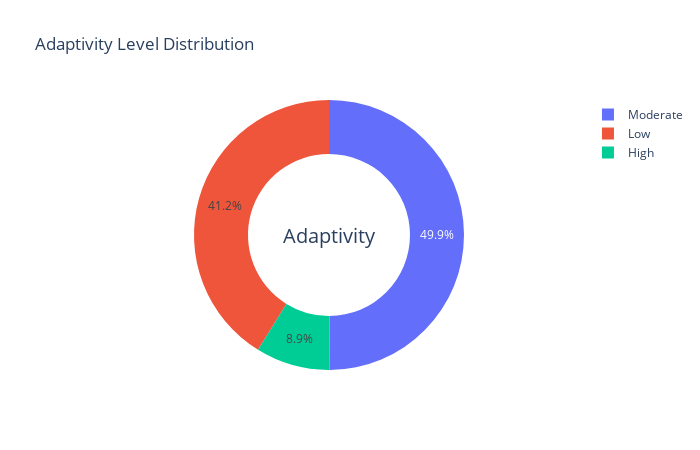

Notebook code cell kept with this figure:
### Code cell
make_piechart(df = df,column='Adaptivity Level',title="Adaptivity Level Distribution",
              mid_text='Adaptivity')

### Figure 1 — Plotly figure (JSON) as saved in the notebook; plotly's stock layout.template omitted (floating-point values rounded to 4 significant figures)
{"data": [{"hole": 0.6, "labels": ["Moderate", "Low", "High"], "type": "pie", "values": [561, 463, 100]}], "layout": {"annotations": [{"font": {"size": 20}, "showarrow": false, "text": "Adaptivity", "x": 0.5, "y": 0.5}], "autosize": false, "height": 450, "title": {"text": "Adaptivity Level Distribution"}, "width": 700}}
